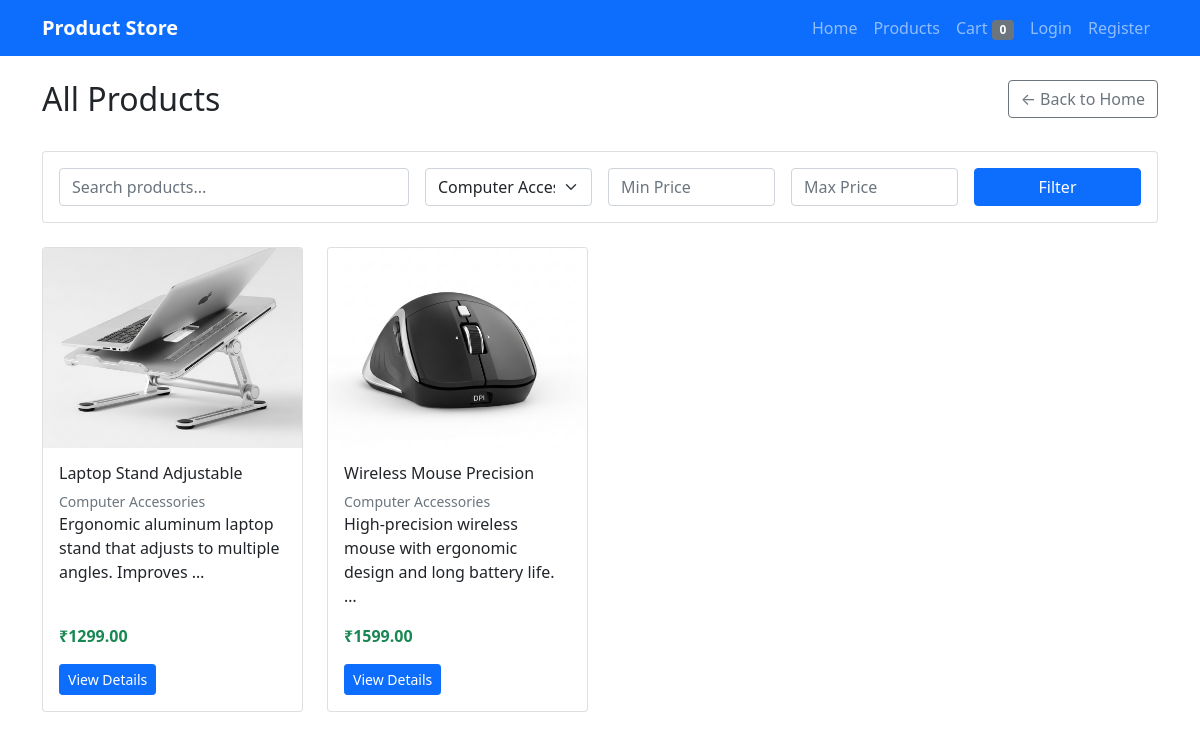
Page /products/?category=computer-accessories on the committed database.
### products/models.py (models this page shows, shortened)
class Product(models.Model):
    name = models.CharField(max_length=200)
    slug = models.SlugField(max_length=200, unique=True)
    description = models.TextField()
    price = models.DecimalField(max_digits=10, decimal_places=2)
    category = models.ForeignKey(Category, on_delete=models.CASCADE, related_name='products', null=True, blank=True)
    image = models.ImageField(upload_to='products/', blank=True, null=True)
    created_at = models.DateTimeField(auto_now_add=True)
    updated_at = models.DateTimeField(auto_now=True)
    class Meta:
        ordering = ['name']

class Category(models.Model):
    name = models.CharField(max_length=100)
    slug = models.SlugField(max_length=100, unique=True)
    description = models.TextField(blank=True)
    created_at = models.DateTimeField(auto_now_add=True)
    class Meta:
        verbose_name_plural = 'Categories'
        ordering = ['name']

### products/views.py (the view)
# urls.py: path('products/', views.product_list, name='product_list'),
def product_list(request):
    products = Product.objects.select_related('category').all()
    categories = Category.objects.all()
    search_query = request.GET.get('search', '')
    if search_query:
        products = products.filter(
            Q(name__icontains=search_query) |
            Q(description__icontains=search_query)
        )
    category_slug = request.GET.get('category', '')
    selected_category = None
    if category_slug:
        try:
            selected_category = Category.objects.get(slug=category_slug)
            products = products.filter(category=selected_category)
        except Category.DoesNotExist:
            pass
    min_price = request.GET.get('min_price', '')
    max_price = request.GET.get('max_price', '')
    if min_price:
        try:
            products = products.filter(price__gte=float(min_price))
        except ValueError:
            pass
    if max_price:
        try:
            products = products.filter(price__lte=float(max_price))
        except ValueError:
            pass
    paginator = Paginator(products, 8)  # Show 8 products per page
    page_number = request.GET.get('page')
    page_obj = paginator.get_page(page_number)
    context = {
        'page_obj': page_obj,
        'categories': categories,
        'selected_category': selected_category,
        'search_query': search_query,
        'min_price': min_price,
        'max_price': max_price,
    }
    return render(request, 'products/product_list.html', context)

### products/templates/products/product_list.html (shortened to what this page needs)
{% extends 'products/base.html' %}
{% block content %}
<div class="row mb-4">
    <div class="col-md-8">
        <h2>All Products</h2>
    </div>
    <div class="col-md-4 text-end">
        <a href="{% url 'home' %}" class="btn btn-outline-secondary">← Back to Home</a>
    </div>
</div>
<div class="row mb-4">
    <div class="col-12">
        <div class="card">
            <div class="card-body">
                <form method="get" class="row g-3">
                    <div class="col-md-4">
                        <input type="text" class="form-control" name="search" placeholder="Search products..." value="{{ search_query }}">
                    </div>
                    <div class="col-md-2">
                        <select name="category" class="form-select">
                            {% for category in categories %}
                                <option value="{{ category.slug }}" {% if selected_category.slug == category.slug %}selected{% endif %}>
                                    {{ category.name }}
                                </option>
                            {% endfor %}
                        </select>
                    </div>
                    <div class="col-md-2">
                        <input type="number" class="form-control" name="min_price" placeholder="Min Price" value="{{ min_price }}">
                    </div>
                    <div class="col-md-2">
                        <input type="number" class="form-control" name="max_price" placeholder="Max Price" value="{{ max_price }}">
                    </div>
                    <div class="col-md-2">
                        <button type="submit" class="btn btn-primary w-100">Filter</button>
                    </div>
                </form>
            </div>
        </div>
    </div>
</div>
{% if page_obj %}
    <div class="row">
        {% for product in page_obj %}
        <div class="col-md-3 mb-4">
            <div class="card h-100">
                {% if product.image %}
                    <img src="{{ product.image.url }}" class="card-img-top" alt="{{ product.name }}">
                {% else %}
                    <div class="card-img-top bg-light d-flex align-items-center justify-content-center">
                        <span class="text-muted">No Image</span>
                    </div>
                {% endif %}
                <div class="card-body d-flex flex-column">
                    <h6 class="card-title">{{ product.name }}</h6>
                    {% if product.category %}
                        <small class="text-muted">{{ product.category.name }}</small>
                    {% endif %}
                    <p class="card-text">{{ product.description|truncatewords:10 }}</p>
                    <div class="mt-auto">
                        <p class="card-text"><strong class="text-success">₹{{ product.price }}</strong></p>
                        <a href="{% url 'product_detail' product.slug %}" class="btn btn-primary btn-sm">View Details</a>
                    </div>
                </div>
            </div>
        </div>
        {% endfor %}
    </div>
{% endif %}
{% endblock %}

### products/templates/products/base.html (style rules this page uses)
.card-img-top { height: 200px; object-fit: cover; }

### rows in the picture
Product: image (picture), name "Laptop Stand Adjustable", category.name "Computer Accessories", description "Ergonomic aluminum laptop stand that adjusts to multiple angles. Improves …", price "1299.00"
Product: image (picture), name "Wireless Mouse Precision", category.name "Computer Accessories", description "High-precision wireless mouse with ergonomic design and long battery life. …", price "1599.00"

### other values in the picture
{{ request.session.cart|length|default:0 }} "0"
form field category "Computer Accessories"
